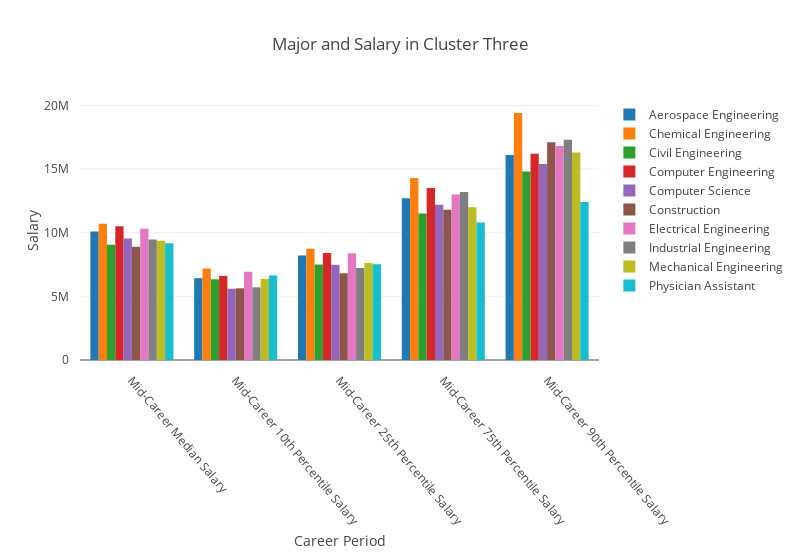

Notebook cell for this chart:
### Code cell
cluster_three = cluster_three[['Undergraduate Major', 'Mid-Career Median Salary', 'Mid-Career 10th Percentile Salary', 'Mid-Career 25th Percentile Salary', 'Mid-Career 75th Percentile Salary', 'Mid-Career 90th Percentile Salary']]
tidy = (
    cluster_three.set_index('Undergraduate Major')
      .stack()
      .reset_index()
      .rename(columns={'level_1': 'Variable', 0: 'Value'})
)

cluster_three_trace_list = []

for label, label_df in tidy.groupby('Undergraduate Major'):
    cluster_three_trace_list.append(
        go.Bar(
            x=label_df.Variable,
            y=label_df.Value,
            name=label
        )
    )

layout = go.Layout(
    barmode='group',
    title='Major and Salary in Cluster Three',
    xaxis = dict(title = 'Career Period', tickangle = 50),
    yaxis = dict(title = 'Salary'),
    width=800,
    margin=go.layout.Margin(
            b=200,
            t=100,
            pad=10
        ),
)
fig = go.Figure(data= cluster_three_trace_list, layout=layout)
py.offline.iplot(fig)

### Figure 1 — Plotly figure (JSON) as saved in the notebook; plotly's stock layout.template omitted (floating-point values rounded to 4 significant figures)
{"data": [{"name": "Aerospace Engineering", "type": "bar", "uid": "c86edcb7-e7eb-48d6-b64d-62fc0b2280fb", "x": ["Mid-Career Median Salary", "Mid-Career 10th Percentile Salary", "Mid-Career 25th Percentile Salary", "Mid-Career 75th Percentile Salary", "Mid-Career 90th Percentile Salary"], "y": [10100000, 6430000, 8210000, 12700000, 16100000]}, {"name": "Chemical Engineering", "type": "bar", "uid": "20f88aa3-93f3-4cde-98a9-5baf00e336bd", "x": ["Mid-Career Median Salary", "Mid-Career 10th Percentile Salary", "Mid-Career 25th Percentile Salary", "Mid-Career 75th Percentile Salary", "Mid-Career 90th Percentile Salary"], "y": [10700000, 7190000, 8730000, 14300000, 19400000]}, {"name": "Civil Engineering", "type": "bar", "uid": "995a142c-596c-4145-aab2-23439afdb7f0", "x": ["Mid-Career Median Salary", "Mid-Career 10th Percentile Salary", "Mid-Career 25th Percentile Salary", "Mid-Career 75th Percentile Salary", "Mid-Career 90th Percentile Salary"], "y": [9050000, 6340000, 7510000, 11500000, 14800000]}, {"name": "Computer Engineering", "type": "bar", "uid": "c156f50f-ccae-46aa-9c0e-2f30b597b980", "x": ["Mid-Career Median Salary", "Mid-Career 10th Percentile Salary", "Mid-Career 25th Percentile Salary", "Mid-Career 75th Percentile Salary", "Mid-Career 90th Percentile Salary"], "y": [10500000, 6610000, 8410000, 13500000, 16200000]}, {"name": "Computer Science", "type": "bar", "uid": "f8ef4398-3aa4-4462-b462-46a66e7f9537", "x": ["Mid-Career Median Salary", "Mid-Career 10th Percentile Salary", "Mid-Career 25th Percentile Salary", "Mid-Career 75th Percentile Salary", "Mid-Career 90th Percentile Salary"], "y": [9550000, 5600000, 7490000, 12200000, 15400000]}, {"name": "Construction", "type": "bar", "uid": "d5a08178-21a2-442e-8b06-fae9ec9d31d8", "x": ["Mid-Career Median Salary", "Mid-Career 10th Percentile Salary", "Mid-Career 25th Percentile Salary", "Mid-Career 75th Percentile Salary", "Mid-Career 90th Percentile Salary"], "y": [8890000, 5630000, 6810000, 11800000, 17100000]}, {"name": "Electrical Engineering", "type": "bar", "uid": "0fd11391-fec0-4e38-bfed-3af09a87cec1", "x": ["Mid-Career Median Salary", "Mid-Career 10th Percentile Salary", "Mid-Career 25th Percentile Salary", "Mid-Career 75th Percentile Salary", "Mid-Career 90th Percentile Salary"], "y": [10300000, 6930000, 8380000, 13000000, 16800000]}, {"name": "Industrial Engineering", "type": "bar", "uid": "5dfdaf94-2098-447a-a7c9-34f19b62bcd6", "x": ["Mid-Career Median Salary", "Mid-Career 10th Percentile Salary", "Mid-Career 25th Percentile Salary", "Mid-Career 75th Percentile Salary", "Mid-Career 90th Percentile Salary"], "y": [9470000, 5710000, 7230000, 13200000, 17300000]}, {"name": "Mechanical Engineering", "type": "bar", "uid": "d3877338-a691-46fd-bd47-97c0a36e8507", "x": ["Mid-Career Median Salary", "Mid-Career 10th Percentile Salary", "Mid-Career 25th Percentile Salary", "Mid-Career 75th Percentile Salary", "Mid-Career 90th Percentile Salary"], "y": [9360000, 6370000, 7620000, 12000000, 16300000]}, {"name": "Physician Assistant", "type": "bar", "uid": "21f80830-c597-47b2-aa0f-fabf855992b3", "x": ["Mid-Career Median Salary", "Mid-Career 10th Percentile Salary", "Mid-Career 25th Percentile Salary", "Mid-Career 75th Percentile Salary", "Mid-Career 90th Percentile Salary"], "y": [9170000, 6640000, 7520000, 10800000, 12400000]}], "layout": {"barmode": "group", "margin": {"b": 200, "pad": 10, "t": 100}, "title": "Major and Salary in Cluster Three", "width": 800, "xaxis": {"tickangle": 50, "title": "Career Period"}, "yaxis": {"title": "Salary"}}}
